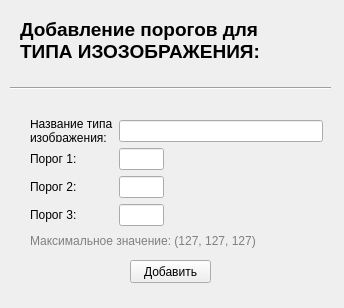
<?xml version="1.0" encoding="UTF-8"?>
<ui version="4.0">
 <class>Form</class>
 <widget class="QWidget" name="Form">
  <property name="geometry">
   <rect>
    <x>0</x>
    <y>0</y>
    <width>344</width>
    <height>308</height>
   </rect>
  </property>
  <property name="minimumSize">
   <size>
    <width>344</width>
    <height>308</height>
   </size>
  </property>
  <property name="maximumSize">
   <size>
    <width>344</width>
    <height>308</height>
   </size>
  </property>
  <property name="windowTitle">
   <string>Form</string>
  </property>
  <widget class="QPushButton" name="pushButton">
   <property name="geometry">
    <rect>
     <x>130</x>
     <y>260</y>
     <width>81</width>
     <height>23</height>
    </rect>
   </property>
   <property name="text">
    <string>Добавить</string>
   </property>
  </widget>
  <widget class="QLabel" name="label_5">
   <property name="geometry">
    <rect>
     <x>20</x>
     <y>10</y>
     <width>361</width>
     <height>61</height>
    </rect>
   </property>
   <property name="font">
    <font>
     <pointsize>14</pointsize>
     <weight>75</weight>
     <bold>true</bold>
    </font>
   </property>
   <property name="text">
    <string>Добавление порогов для
ТИПА ИЗОЗОБРАЖЕНИЯ:</string>
   </property>
  </widget>
  <widget class="Line" name="line">
   <property name="geometry">
    <rect>
     <x>10</x>
     <y>80</y>
     <width>321</width>
     <height>16</height>
    </rect>
   </property>
   <property name="orientation">
    <enum>Qt::Horizontal</enum>
   </property>
  </widget>
  <widget class="QLabel" name="label_6">
   <property name="geometry">
    <rect>
     <x>30</x>
     <y>230</y>
     <width>291</width>
     <height>21</height>
    </rect>
   </property>
   <property name="styleSheet">
    <string notr="true">color: rgb(128, 128, 128);</string>
   </property>
   <property name="text">
    <string>Максимальное значение: (127, 127, 127)</string>
   </property>
  </widget>
  <widget class="QWidget" name="layoutWidget">
   <property name="geometry">
    <rect>
     <x>30</x>
     <y>120</y>
     <width>293</width>
     <height>106</height>
    </rect>
   </property>
   <layout class="QGridLayout" name="gridLayout">
    <item row="1" column="1">
     <widget class="QLineEdit" name="lineEdit_2"/>
    </item>
    <item row="2" column="1">
     <widget class="QLineEdit" name="lineEdit_3"/>
    </item>
    <item row="3" column="0">
     <widget class="QLabel" name="label_4">
      <property name="text">
       <string>Порог 3:</string>
      </property>
     </widget>
    </item>
    <item row="1" column="0">
     <widget class="QLabel" name="label_2">
      <property name="text">
       <string>Порог 1:</string>
      </property>
     </widget>
    </item>
    <item row="2" column="0">
     <widget class="QLabel" name="label_3">
      <property name="text">
       <string>Порог 2:</string>
      </property>
     </widget>
    </item>
    <item row="1" column="2">
     <widget class="QLabel" name="label_7">
      <property name="text">
       <string>ᅠ ᅠᅠ ᅠᅠ ᅠᅠ ᅠ ᅠᅠ ᅠᅠ</string>
      </property>
     </widget>
    </item>
    <item row="0" column="0">
     <widget class="QLabel" name="label">
      <property name="text">
       <string>Название типа
изображения:</string>
      </property>
     </widget>
    </item>
    <item row="3" column="1">
     <widget class="QLineEdit" name="lineEdit_4"/>
    </item>
    <item row="0" column="1" colspan="2">
     <widget class="QLineEdit" name="lineEdit"/>
    </item>
    <item row="2" column="2">
     <widget class="QLabel" name="label_8">
      <property name="text">
       <string>ᅠ ᅠᅠ ᅠᅠ ᅠᅠ ᅠ ᅠᅠ ᅠᅠ</string>
      </property>
     </widget>
    </item>
    <item row="3" column="2">
     <widget class="QLabel" name="label_9">
      <property name="text">
       <string>ᅠ ᅠᅠ ᅠᅠ ᅠᅠ ᅠ ᅠᅠ ᅠᅠ</string>
      </property>
     </widget>
    </item>
   </layout>
  </widget>
 </widget>
 <resources/>
 <connections/>
</ui>
